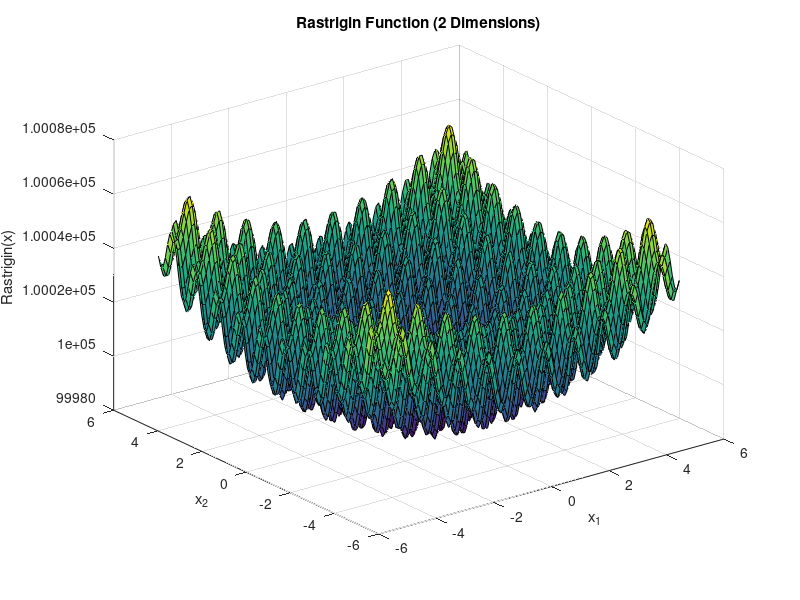

MATLAB code for this plot:
% Rastrigin 函数定义
rastrigin = @(x) 10 * length(x) + sum(x.^2 - 10 * cos(2 * pi * x));

% 生成维度为 2 的随机向量
x1 = linspace(-5.12, 5.12, 100);
x2 = linspace(-5.12, 5.12, 100);
[X1, X2] = meshgrid(x1, x2);
X = [X1(:), X2(:)];
Y = rastrigin(X');

% Reshape Y back to 2D grid for surf plot
Y = reshape(Y, size(X1));

% 绘制 Rastrigin 函数的三维面图
figure;
surf(X1, X2, Y);
xlabel('x_1');
ylabel('x_2');
zlabel('Rastrigin(x)');
title('Rastrigin Function (2 Dimensions)');
